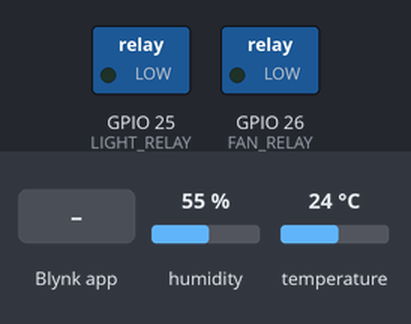
Simulated run of this sketch. Board: ESP32. Shown: switched loads named in the sketch (green lamp = pin HIGH). The test bench sets the inputs (shaded band); at power-on: temperature 24 °C, humidity 55 %. WiFi joins after 1.5 s; servers stay silent unless stated.

Above: at 3.0 s.
3.1 s: temperature set to 29 °C
8.0 s: temperature set to 32 °C
At 12.3 s:
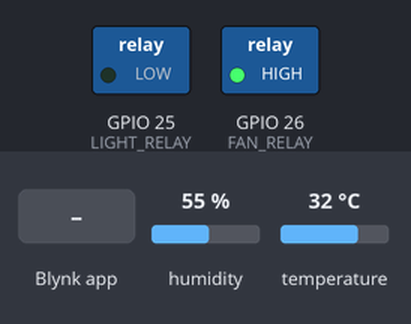
13.3 s: Blynk app writes 1 to V0
At 13.7 s:
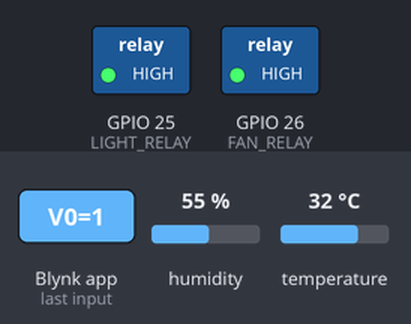
14.8 s: Blynk app writes 0 to V1
At 16.0 s:
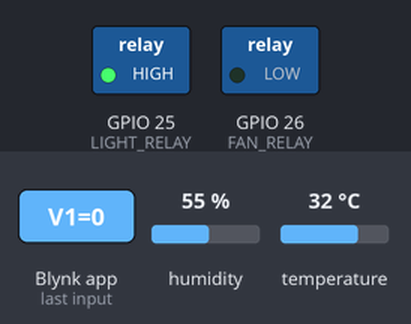
18.3 s: Blynk app writes 0 to V0
At 18.7 s:
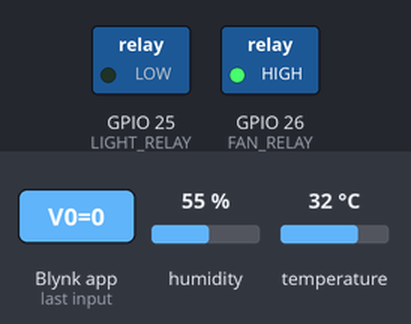
19.8 s: Blynk app writes 200 to V0
At 21.0 s:
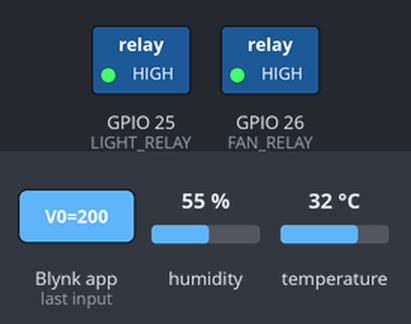
Timing chart, 0 to 22.3 s (numbered marks = the images above; inputs shaded):
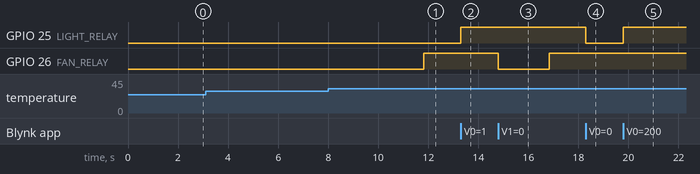

The sketch:

code.ino
```cpp
#define BLYNK_TEMPLATE_ID "Your_Template_ID"
#define BLYNK_TEMPLATE_NAME "RoomControl"
#define BLYNK_AUTH_TOKEN "Your_Token"

#include <WiFi.h>
#include <BlynkSimpleEsp32.h>
#include <DHT.h>

char ssid[] = "YourSSID";
char pass[] = "YourPassword";

#define DHTPIN 27
#define DHTTYPE DHT11
DHT dht(DHTPIN, DHTTYPE);

#define LIGHT_RELAY 25
#define FAN_RELAY 26

BlynkTimer timer;

BLYNK_WRITE(V0) {
  digitalWrite(LIGHT_RELAY, param.asInt());
}

BLYNK_WRITE(V1) {
  digitalWrite(FAN_RELAY, param.asInt());
}

void sendSensorData() {
  float t = dht.readTemperature();
  if (isnan(t)) return;

  Blynk.virtualWrite(V2, t);

  // Auto fan if temp > 30
  if (t > 30) {
    digitalWrite(FAN_RELAY, HIGH);
    Blynk.logEvent("fan_auto_on", "Auto Fan ON: Temp = " + String(t));
  }
}

void setup() {
  Serial.begin(115200);
  dht.begin();

  pinMode(LIGHT_RELAY, OUTPUT);
  pinMode(FAN_RELAY, OUTPUT);
  digitalWrite(LIGHT_RELAY, LOW);
  digitalWrite(FAN_RELAY, LOW);

  Blynk.begin(BLYNK_AUTH_TOKEN, ssid, pass);
  timer.setInterval(5000L, sendSensorData);
}

void loop() {
  Blynk.run();
  timer.run();
}
```

Measured:
- the behaviour switches between 30 and 31 °C on temperature (found by bisection; images 0 and 1)
- after the input at 3.1 s, every drawn part: stays the same
- after the input at 8.0 s, GPIO 26 (FAN_RELAY): LOW → HIGH after 3.8 s
- after the input at 13.3 s, GPIO 25 (LIGHT_RELAY): LOW → HIGH at once
- after the input at 14.8 s, GPIO 26 (FAN_RELAY): HIGH → LOW at once, → HIGH 2.0 s later
- after the input at 18.3 s, GPIO 25 (LIGHT_RELAY): HIGH → LOW at once
- after the input at 19.8 s, GPIO 25 (LIGHT_RELAY): LOW → HIGH at once
